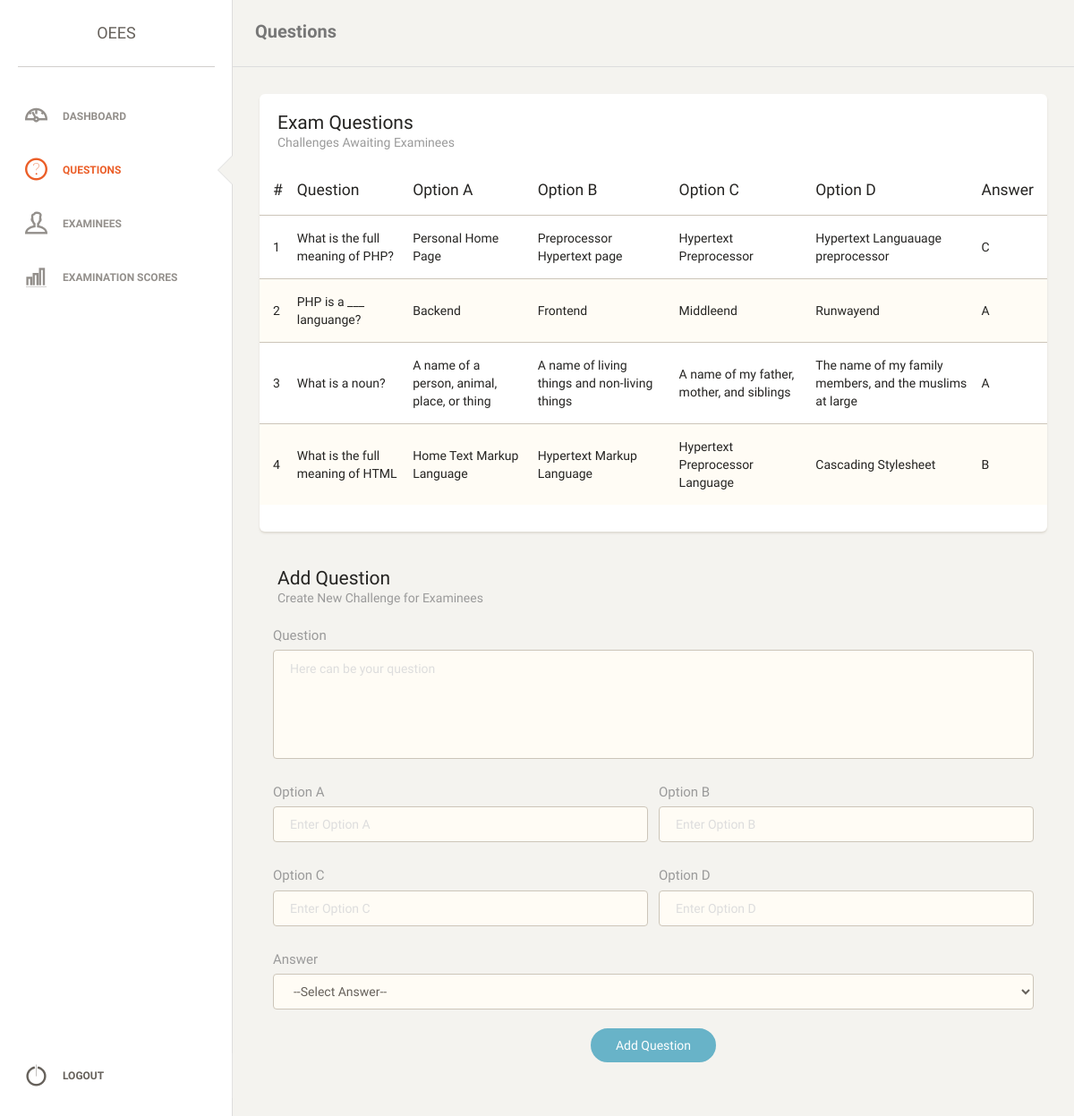
The page /admin/questions.php (signed in) on the database its author committed.
### tables this page shows
CREATE TABLE `questions` (
  `ques_id` int(255) NOT NULL,
  `ques` varchar(3000) NOT NULL,
  `option_a` varchar(255) NOT NULL,
  `option_b` varchar(255) NOT NULL,
  `option_c` varchar(255) NOT NULL,
  `option_d` varchar(255) NOT NULL,
  `answer` varchar(255) NOT NULL
);

### includes/classes/admin.php (called while the page is built, shortened)
<?php
class general
{
    public function __construct($connect)
    {
        $this->connect = $connect;
    }
}
class questions extends general
{
    public function selectExamQuestions()
    {
        $sql = $this->connect->query("SELECT * FROM `questions`");
        return $sql;
    }
}

### admin/questions.php (the view, shortened to what this page needs)
<?php
include_once "../includes/connect.php";
include_once "../includes/classes/admin.php";
$object = new questions($connect);
$object->collectUserID();
?>
<!doctype html>
<html lang="en">
<head>
    <link href="assets/css/bootstrap.min.css" rel="stylesheet" />
    <link href="assets/css/animate.min.css" rel="stylesheet" />
    <link href="assets/css/paper-dashboard.css" rel="stylesheet" />
    <link href="assets/css/demo.css" rel="stylesheet" />
    <link href="http://maxcdn.bootstrapcdn.com/font-awesome/latest/css/font-awesome.min.css" rel="stylesheet">
    <link href="assets/css/themify-icons.css" rel="stylesheet">
</head>
<body>
    <div class="wrapper">
        <div class="sidebar" data-background-color="white" data-active-color="danger">
            <div class="sidebar-wrapper">
                <div class="logo">
                    <a href="./dashboard.php" class="simple-text">
                        OEES
                    </a>
                </div>
                <ul class="nav">
                    <li>
                        <a href="dashboard.php">
                            <i class="ti-dashboard"></i>
                            <p>Dashboard</p>
                        </a>
                    </li>
                    <li class="active">
                        <a href="questions.php">
                            <i class="ti-help-alt"></i>
                            <p>Questions</p>
                        </a>
                    </li>
                    <li>
                        <a href="examinees.php">
                            <i class="ti-user"></i>
                            <p>Examinees</p>
                        </a>
                    </li>
                    <li>
                        <a href="score.php">
                            <i class="ti-bar-chart"></i>
                            <p>Examination Scores</p>
                        </a>
                    </li>
                    <li class="active-pro">
                        <a href="logout.php">
                            <i class="ti-power-off"></i>
                            <p>Logout</p>
                        </a>
                    </li>
                </ul>
            </div>
        </div>
        <div class="main-panel">
            <nav class="navbar navbar-default">
                <div class="container-fluid">
                    <div class="navbar-header">
                        <a class="navbar-brand">Questions</a>
                    </div>
                </div>
            </nav>
            <div class="content">
                <div class="container-fluid">
                    <div class="row">
                        <div class="col-md-12">
                            <div class="card">
                                <div class="header">
                                    <h4 class="title">Exam Questions</h4>
                                    <p class="category">Challenges Awaiting Examinees</p>
                                </div>
                                <div class="content table-responsive table-full-width">
                                    <?php
                                    $sql = $object->selectExamQuestions();
                                    if (!$sql->num_rows > 0) {
                                        echo "
                                            <div class='container'>
                                                <div class='alert alert-info'>
                                                    <span>No question has been added</span>
                                                </div>
                                            </div>
                                        ";
                                    } else {
                                        echo '
                                            <table class="table table-striped">
                                            <thead>
                                                <th>#</th>
                                                <th>Question</th>
                                                <th>Option A</th>
                                                <th>Option B</th>
                                                <th>Option C</th>
                                                <th>Option D</th>
                                                <th>Answer</th>
                                            </thead>
                                            <tbody>
                                        ';
                                    }
                                    ?>
                                    <?php
                                    $number = 1;
                                    while ($result = $sql->fetch_assoc()) {
                                        $ques = $result["ques"];
                                        $option_a = $result["option_a"];
                                        $option_b = $result["option_b"];
                                        $option_c = $result["option_c"];
                                        $option_d = $result["option_d"];
                                        $answer = $result["answer"];
                                        echo "
                                                    <tr>
                                                        <td>$number</td>
                                                        <td>$ques</td>
                                                        <td>$option_a</td>
                                                        <td>$option_b</td>
                                                        <td>$option_c</td>
                                                        <td>$option_d</td>
                                                        <td>$answer</td>
                                                    </tr>
                                                ";
                                        $number++;
                                    }
                                    ?>
                                    </tbody>
                                    </table>
                                </div>
                            </div>
                        </div>
                        <div class="col-md-12">
                            <div class="card card-plain">
                                <div class="header">
                                    <h4 class="title">Add Question</h4>
                                    <p class="category">Create New Challenge for Examinees</p>
                                </div>
                                <div class="content">
                                    <form action="<?php echo htmlspecialchars($_SERVER["PHP_SELF"]) ?>" method="post">
                                        <div class="row">
                                            <div class="col-md-12">
                                                <div class="form-group">
                                                    <label>Question</label>
                                                    <textarea rows="5" name="question" class="form-control border-input" placeholder="Here can be your question" required></textarea>
                                                </div>
                                            </div>
                                        </div>
                                        <div class="row">
                                            <div class="col-md-6">
                                                <div class="form-group">
                                                    <label>Option A</label>
                                                    <input type="text" class="form-control border-input" name="option_a" placeholder="Enter Option A" required>
                                                </div>
                                            </div>
                                            <div class="col-md-6">
                                                <div class="form-group">
                                                    <label for="option-B">Option B</label>
                                                    <input type="text" class="form-control border-input" name="option_b" placeholder="Enter Option B" required>
                                                </div>
                                            </div>
                                        </div>
                                        <div class="row">
                                            <div class="col-md-6">
                                                <div class="form-group">
                                                    <label>Option C</label>
                                                    <input type="text" class="form-control border-input" name="option_c" placeholder="Enter Option C" required>
                                                </div>
                                            </div>
                                            <div class="col-md-6">
                                                <div class="form-group">
                                                    <label for="option-D">Option D</label>
                                                    <input type="text" class="form-control border-input" name="option_d" placeholder="Enter Option D" required>
                                                </div>
                                            </div>
                                        </div>
                                        <div class="row">
                                            <div class="col-md-12">
                                                <div class="form-group">
                                                    <label>Answer</label>
                                                    <select name="answer" class="form-control border-input" required>
                                                        <option value="">--Select Answer--</option>
                                                    </select>
                                                </div>
                                            </div>
                                        </div>
                                        <div class="text-center">
                                            <button type="submit" name="submit" class="btn btn-info btn-fill btn-wd">Add Question</button>
                                        </div>
                                    </form>
                                </div>
                            </div>
                        </div>
                    </div>
                </div>
            </div>
        </div>
    </div>
</body>
</html>

### examinee/assets/css/demo.css (style rules this page uses)
.sidebar .nav > li.active-pro { position: absolute; width: 100%; bottom: 10px; }
.sidebar .nav > li.active-pro a { background: rgba(255, 255, 255, 0.14); opacity: 1; color: #FFFFFF; }

### rows shown on the page
questions: ques "What is the full meaning of PHP?", option_a "Personal Home Page", option_b "Preprocessor Hypertext page", option_c "Hypertext Preprocessor", option_d "Hypertext Languauage preprocessor", answer "C"
questions: ques "PHP is a ___ languange?", option_a "Backend", option_b "Frontend", option_c "Middleend", option_d "Runwayend", answer "A"
questions: ques "What is a noun?", option_a "A name of a person, animal, place, or thing", option_b "A name of living things and non-living things", option_c "A name of my father, mother, and siblings", option_d "The name of my family members, and the muslims at large", answer "A"
questions: ques "What is the full meaning of HTML", option_a "Home Text Markup Language", option_b "Hypertext Markup Language", option_c "Hypertext Preprocessor Language", option_d "Cascading Stylesheet", answer "B"
